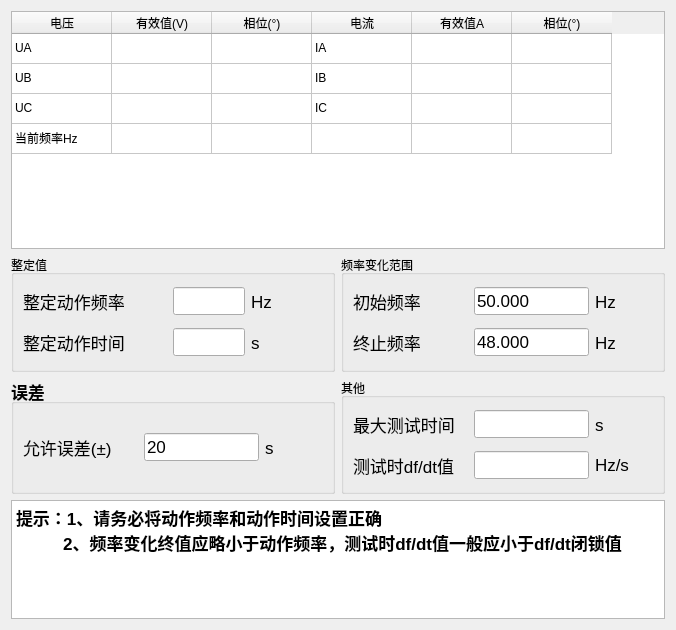
       <widget class="QWidget" name="tab_dzsj">
        <attribute name="title">
         <string>动作时间</string>
        </attribute>
        <layout class="QVBoxLayout" name="verticalLayout_20" stretch="2,2,1">
         <item>
          <widget class="QTableWidget" name="tb_dzsj">
           <property name="rowCount">
            <number>4</number>
           </property>
           <attribute name="verticalHeaderVisible">
            <bool>false</bool>
           </attribute>
           <row/>
           <row/>
           <row/>
           <row/>
           <column>
            <property name="text">
             <string>电压</string>
            </property>
           </column>
           <column>
            <property name="text">
             <string>有效值(V)</string>
            </property>
           </column>
           <column>
            <property name="text">
             <string>相位(°)</string>
            </property>
           </column>
           <column>
            <property name="text">
             <string>电流</string>
            </property>
           </column>
           <column>
            <property name="text">
             <string>有效值A</string>
            </property>
           </column>
           <column>
            <property name="text">
             <string>相位(°)</string>
            </property>
           </column>
           <item row="0" column="0">
            <property name="text">
             <string>UA</string>
            </property>
           </item>
           <item row="0" column="3">
            <property name="text">
             <string>IA</string>
            </property>
           </item>
           <item row="1" column="0">
            <property name="text">
             <string>UB</string>
            </property>
           </item>
           <item row="1" column="3">
            <property name="text">
             <string>IB</string>
            </property>
           </item>
           <item row="2" column="0">
            <property name="text">
             <string>UC</string>
            </property>
           </item>
           <item row="2" column="3">
            <property name="text">
             <string>IC</string>
            </property>
           </item>
           <item row="3" column="0">
            <property name="text">
             <string>当前频率Hz</string>
            </property>
           </item>
          </widget>
         </item>
         <item>
          <layout class="QGridLayout" name="gridLayout_3" rowstretch="1,1" columnstretch="1,1">
           <item row="0" column="1">
            <widget class="QGroupBox" name="groupBox_10">
             <property name="title">
              <string>频率变化范围</string>
             </property>
             <layout class="QVBoxLayout" name="verticalLayout_13">
              <item>
               <layout class="QHBoxLayout" name="horizontalLayout_18" stretch="2,2,1">
                <item>
                 <widget class="QLabel" name="label_26">
                  <property name="font">
                   <font>
                    <pointsize>13</pointsize>
                    <bold>false</bold>
                   </font>
                  </property>
                  <property name="text">
                   <string>初始频率</string>
                  </property>
                 </widget>
                </item>
                <item>
                 <widget class="QLineEdit" name="lineEdit_11">
                  <property name="font">
                   <font>
                    <pointsize>13</pointsize>
                    <bold>false</bold>
                   </font>
                  </property>
                  <property name="text">
                   <string>50.000</string>
                  </property>
                 </widget>
                </item>
                <item>
                 <widget class="QLabel" name="label_27">
                  <property name="font">
                   <font>
                    <pointsize>13</pointsize>
                    <bold>false</bold>
                   </font>
                  </property>
                  <property name="text">
                   <string>Hz</string>
                  </property>
                 </widget>
                </item>
               </layout>
              </item>
              <item>
               <layout class="QHBoxLayout" name="horizontalLayout_19" stretch="2,2,1">
                <item>
                 <widget class="QLabel" name="label_28">
                  <property name="font">
                   <font>
                    <pointsize>13</pointsize>
                    <bold>false</bold>
                   </font>
                  </property>
                  <property name="text">
                   <string>终止频率</string>
                  </property>
                 </widget>
                </item>
                <item>
                 <widget class="QLineEdit" name="lineEdit_12">
                  <property name="font">
                   <font>
                    <pointsize>13</pointsize>
                    <bold>false</bold>
                   </font>
                  </property>
                  <property name="text">
                   <string>48.000</string>
                  </property>
                 </widget>
                </item>
                <item>
                 <widget class="QLabel" name="label_29">
                  <property name="font">
                   <font>
                    <pointsize>13</pointsize>
                    <bold>false</bold>
                   </font>
                  </property>
                  <property name="text">
                   <string>Hz</string>
                  </property>
                 </widget>
                </item>
               </layout>
              </item>
             </layout>
            </widget>
           </item>
           <item row="0" column="0">
            <widget class="QGroupBox" name="groupBox_11">
             <property name="title">
              <string>整定值</string>
             </property>
             <layout class="QVBoxLayout" name="verticalLayout_14">
              <item>
               <layout class="QHBoxLayout" name="horizontalLayout_20" stretch="2,1,1">
                <item>
                 <widget class="QLabel" name="label_30">
                  <property name="font">
                   <font>
                    <pointsize>13</pointsize>
                    <bold>false</bold>
                   </font>
                  </property>
                  <property name="text">
                   <string>整定动作频率</string>
                  </property>
                 </widget>
                </item>
                <item>
                 <widget class="QLineEdit" name="lineEdit_13">
                  <property name="font">
                   <font>
                    <pointsize>13</pointsize>
                    <bold>false</bold>
                   </font>
                  </property>
                 </widget>
                </item>
                <item>
                 <widget class="QLabel" name="label_31">
                  <property name="font">
                   <font>
                    <pointsize>13</pointsize>
                    <bold>false</bold>
                   </font>
                  </property>
                  <property name="text">
                   <string>Hz</string>
                  </property>
                 </widget>
                </item>
               </layout>
              </item>
              <item>
               <layout class="QHBoxLayout" name="horizontalLayout_21" stretch="2,1,1">
                <item>
                 <widget class="QLabel" name="label_32">
                  <property name="font">
                   <font>
                    <pointsize>13</pointsize>
                    <bold>false</bold>
                   </font>
                  </property>
                  <property name="text">
                   <string>整定动作时间</string>
                  </property>
                 </widget>
                </item>
                <item>
                 <widget class="QLineEdit" name="lineEdit_14">
                  <property name="font">
                   <font>
                    <pointsize>13</pointsize>
                    <bold>false</bold>
                   </font>
                  </property>
                 </widget>
                </item>
                <item>
                 <widget class="QLabel" name="label_33">
                  <property name="font">
                   <font>
                    <pointsize>13</pointsize>
                    <bold>false</bold>
                   </font>
                  </property>
                  <property name="text">
                   <string>s</string>
                  </property>
                 </widget>
                </item>
               </layout>
              </item>
             </layout>
            </widget>
           </item>
           <item row="1" column="0">
            <widget class="QGroupBox" name="groupBox_12">
             <property name="font">
              <font>
               <pointsize>13</pointsize>
               <bold>true</bold>
              </font>
             </property>
             <property name="title">
              <string>误差</string>
             </property>
             <layout class="QHBoxLayout" name="horizontalLayout_22" stretch="2,2,1">
              <item>
               <widget class="QLabel" name="label_34">
                <property name="font">
                 <font>
                  <pointsize>13</pointsize>
                  <bold>false</bold>
                 </font>
                </property>
                <property name="text">
                 <string>允许误差(±)</string>
                </property>
               </widget>
              </item>
              <item>
               <widget class="QLineEdit" name="lineEdit_15">
                <property name="font">
                 <font>
                  <pointsize>13</pointsize>
                  <bold>false</bold>
                 </font>
                </property>
                <property name="text">
                 <string>20</string>
                </property>
               </widget>
              </item>
              <item>
               <widget class="QLabel" name="label_35">
                <property name="font">
                 <font>
                  <pointsize>13</pointsize>
                  <bold>false</bold>
                 </font>
                </property>
                <property name="text">
                 <string>s</string>
                </property>
               </widget>
              </item>
             </layout>
            </widget>
           </item>
           <item row="1" column="1">
            <widget class="QGroupBox" name="groupBox_13">
             <property name="title">
              <string>其他</string>
             </property>
             <layout class="QVBoxLayout" name="verticalLayout_15">
              <item>
               <layout class="QHBoxLayout" name="horizontalLayout_23" stretch="2,2,1">
                <item>
                 <widget class="QLabel" name="label_36">
                  <property name="font">
                   <font>
                    <pointsize>13</pointsize>
                    <bold>false</bold>
                   </font>
                  </property>
                  <property name="text">
                   <string>最大测试时间</string>
                  </property>
                 </widget>
                </item>
                <item>
                 <widget class="QLineEdit" name="lineEdit_16">
                  <property name="font">
                   <font>
                    <pointsize>13</pointsize>
                    <bold>false</bold>
                   </font>
                  </property>
                 </widget>
                </item>
                <item>
                 <widget class="QLabel" name="label_37">
                  <property name="font">
                   <font>
                    <pointsize>13</pointsize>
                    <bold>false</bold>
                   </font>
                  </property>
                  <property name="text">
                   <string>s</string>
                  </property>
                 </widget>
                </item>
               </layout>
              </item>
              <item>
               <layout class="QHBoxLayout" name="horizontalLayout_24" stretch="2,2,1">
                <item>
                 <widget class="QLabel" name="label_38">
                  <property name="font">
                   <font>
                    <pointsize>13</pointsize>
                    <bold>false</bold>
                   </font>
                  </property>
                  <property name="text">
                   <string>测试时df/dt值</string>
                  </property>
                 </widget>
                </item>
                <item>
                 <widget class="QLineEdit" name="lineEdit_17">
                  <property name="font">
                   <font>
                    <pointsize>13</pointsize>
                    <bold>false</bold>
                   </font>
                  </property>
                 </widget>
                </item>
                <item>
                 <widget class="QLabel" name="label_39">
                  <property name="font">
                   <font>
                    <pointsize>13</pointsize>
                    <bold>false</bold>
                   </font>
                  </property>
                  <property name="text">
                   <string>Hz/s</string>
                  </property>
                 </widget>
                </item>
               </layout>
              </item>
             </layout>
            </widget>
           </item>
          </layout>
         </item>
         <item>
          <widget class="QTextBrowser" name="textBrowser_2">
           <property name="html">
            <string>&lt;!DOCTYPE HTML PUBLIC &quot;-//W3C//DTD HTML 4.0//EN&quot; &quot;http://www.w3.org/TR/REC-html40/strict.dtd&quot;&gt;
&lt;html&gt;&lt;head&gt;&lt;meta name=&quot;qrichtext&quot; content=&quot;1&quot; /&gt;&lt;meta charset=&quot;utf-8&quot; /&gt;&lt;style type=&quot;text/css&quot;&gt;
p, li { white-space: pre-wrap; }
hr { height: 1px; border-width: 0; }
li.unchecked::marker { content: &quot;\2610&quot;; }
li.checked::marker { content: &quot;\2612&quot;; }
&lt;/style&gt;&lt;/head&gt;&lt;body style=&quot; font-family:'Microsoft YaHei UI'; font-size:13pt; font-weight:400; font-style:normal;&quot;&gt;
&lt;p style=&quot; margin-top:0px; margin-bottom:0px; margin-left:0px; margin-right:0px; -qt-block-indent:0; text-indent:0px;&quot;&gt;&lt;span style=&quot; font-weight:700;&quot;&gt;提示：1、请务必将动作频率和动作时间设置正确&lt;/span&gt;&lt;/p&gt;
&lt;p style=&quot; margin-top:0px; margin-bottom:0px; margin-left:0px; margin-right:0px; -qt-block-indent:0; text-indent:0px;&quot;&gt;&lt;span style=&quot; font-weight:700;&quot;&gt;          2、频率变化终值应略小于动作频率，测试时df/dt值一般应小于df/dt闭锁值&lt;/span&gt;&lt;/p&gt;&lt;/body&gt;&lt;/html&gt;</string>
           </property>
          </widget>
         </item>
        </layout>
       </widget>
